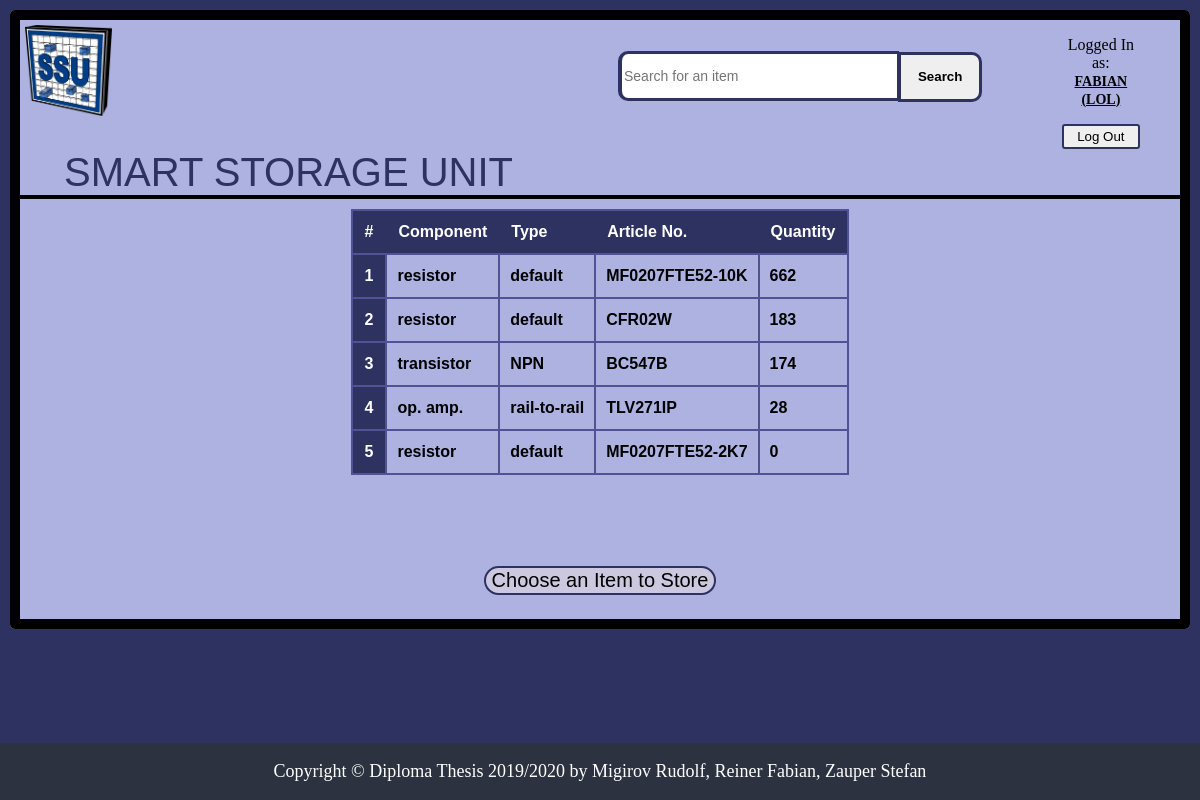
Screenshot of /Website/ssu/storeItem.php (signed in) with the database file from the repository.
### tables this page shows
CREATE TABLE `items` (
  `ID` int(11) NOT NULL AUTO_INCREMENT,
  `typeID` int(11) NOT NULL,
  `articleNumber` varchar(50) NOT NULL,
  `weight` double(10,5) NOT NULL,
  `weblink` varchar(200) DEFAULT NULL,
  PRIMARY KEY (`ID`),
  KEY `typeID` (`typeID`),
  CONSTRAINT `items_ibfk_1` FOREIGN KEY (`typeID`) REFERENCES `componenttypes` (`ID`)
);

CREATE TABLE `componenttypes` (
  `ID` int(11) NOT NULL AUTO_INCREMENT,
  `typeName` varchar(50) NOT NULL,
  `typeVersion` varchar(40) NOT NULL,
  PRIMARY KEY (`ID`)
);

### Website/ssu/includes/itemList-inc.php (the view, shortened to what this page needs)
<?php
if ((!isset($legalRedirect_Home)) && (!isset($legalRedirect_storeItem)) && (!isset($legitRedirect_Results))) {
	header("Location: ../login.php?redir=ect");
	exit();
}
else {
    require_once 'dbh-inc.php';
    $sql = "SELECT itm.ID, cmpt.typeName, cmpt.typeVersion, itm.articleNumber, SUM(sp.quantity) AS quantity
			FROM items itm, storagep sp, componenttypes cmpt
			WHERE (sp.itemID = itm.ID AND itm.typeID = cmpt.ID)
			GROUP BY sp.itemID
			ORDER BY SUM(sp.quantity) DESC, cmpt.typeName ASC, itm.articleNumber ASC";
	if(isset($showAllItems)) {
		$sql = "SELECT itm.ID, " .
				"(SELECT COALESCE(SUM(sp.alarmActivated), 0) FROM storagep sp WHERE sp.alarmActivated = TRUE AND sp.itemID = itm.ID) AS alarmActivated, " .
				"(SELECT COALESCE(SUM(sp.quantityMin), 0) FROM storagep sp WHERE sp.alarmActivated = TRUE AND sp.itemID = itm.ID) AS quantityMin, " .
				"cmpt.typeName, cmpt.typeVersion, itm.articleNumber, " .
				"(SELECT COALESCE(SUM(sp.quantity), 0) FROM storagep sp WHERE sp.itemID = itm.ID) AS quantity " .
				"FROM items itm, componenttypes cmpt " .
				"WHERE itm.typeID = cmpt.ID " .
				"GROUP BY itm.ID " .
				"ORDER BY (SELECT COALESCE(SUM(sp.quantity), 0) FROM storagep sp WHERE sp.itemID = itm.ID) DESC, itm.articleNumber ASC";
	}
    if(!$result = mysqli_query($conn, $sql)) {
        header("Location: ../home.php?error=sqlerror");
        exit();
    }
    else {
		if (mysqli_num_rows($result) == 0) {
			header("Location: ../home.php?error=noitems");
			exit();
		}
		else {
			echo "<table>";
			echo "<tr>
			  <th scope='col'>#</th>
			  <th scope='col'>Component</th>
			  <th scope='col'>Type</th>
			  <th scope='col'>Article No.</th>
			  <th scope='col'>Quantity</th>
			  </tr>";
			$i = 1;
			while ($row = mysqli_fetch_array($result)) {
				$itemID = $row["ID"];
				$itemTypeName = $row["typeName"];
				$itemTypeVersion = $row["typeVersion"];
				$itemArtNo = $row["articleNumber"];
				$itemQuantity = $row["quantity"];
				echo "<tr id='$itemID' onClick='getRow(this.id)'>";
				echo "<th scope='row'>$i</th>";
				echo "<td>$itemTypeName</td>";
				echo "<td>$itemTypeVersion</td>";
				echo "<td>$itemArtNo</td>";
				echo "<td>$itemQuantity</td>";
				echo "</tr>";
				$i++;
			}
			echo "</table>";
		}
	}
}
?>

### Website/ssu/includes/ssu.css (style rules this page uses)
body { background-color: #2d3260; margin: 0; overflow: auto; }
#storeItemList table { display: block; font-family: Arial, Calibri, Helvetica, sans-serif; border-collapse: collapse; width: 100%; height: 324px; max-width: 600px; overflow-y: auto; overflow-x: hidden; }
#storeItemList td { border: 2px solid #505296; padding: 10px; cursor: pointer; }
#storeItemList tr { border: 2px solid #505296; transition: 0.5s; }
#storeItemList th { padding-top: 12px; padding-bottom: 12px; padding-left: 12px; padding-right: 12px; text-align: left; background-color: #2d3260; color: white; }

### rows the page displays
items: typeID.typeName "resistor", typeID.typeVersion "default", articleNumber "MF0207FTE52-10K", itemQuantity "662"
items: typeID.typeName "resistor", typeID.typeVersion "default", articleNumber "CFR02W", itemQuantity "183"
items: typeID.typeName "transistor", typeID.typeVersion "NPN", articleNumber "BC547B", itemQuantity "174"
items: typeID.typeName "op. amp.", typeID.typeVersion "rail-to-rail", articleNumber "TLV271IP", itemQuantity "28"
items: typeID.typeName "resistor", typeID.typeVersion "default", articleNumber "MF0207FTE52-2K7", itemQuantity "0"

### other values shown
$_SESSION['username'] "FABIAN"
$_SESSION['permName'] "LOL"
